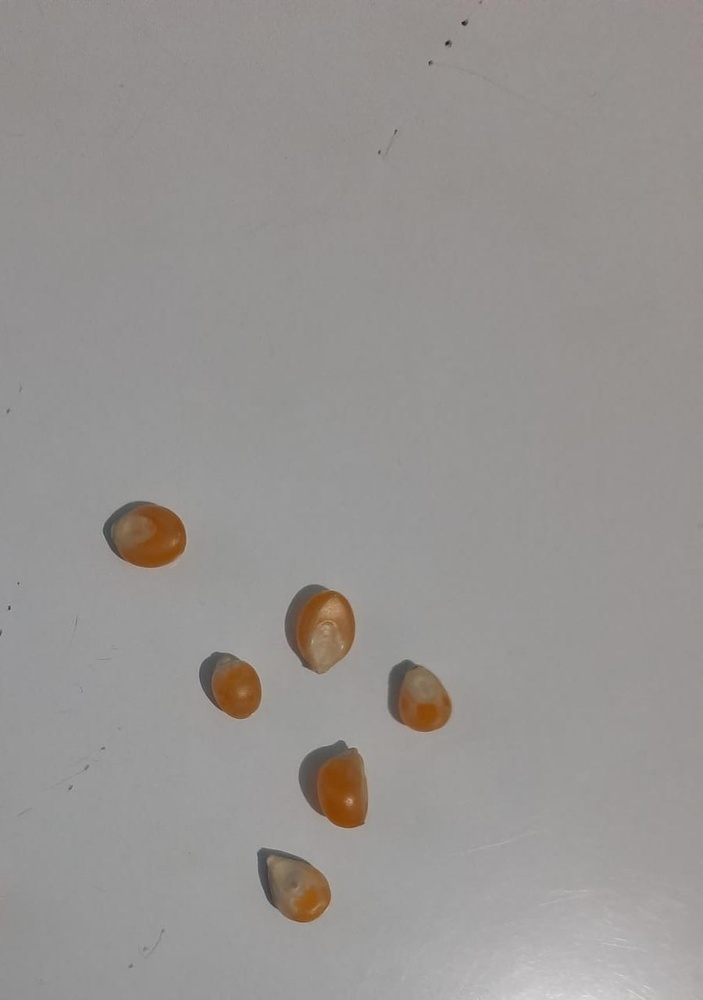
#> input picture corn.jpeg, 703 x 1000 px, shrunk from 900 x 1280 before the run; its folder holds 5 pictures in this run
$ python watershed1.py
#> lines starting #> are read from the running program, lines starting #| are printed output that depends on the picture; after the words box and inside, x2 and y2 are one past the last pixel; in counts of white or black regions, pixels touching at a corner belong together
# import the necessary packages
from __future__ import print_function
import cv2
import numpy as np
import matplotlib.pyplot as plt
import imutils
from scipy.ndimage import label
from skimage import measure

class app:
    # constructor class to handle image
    def __init__(self, file):
#> called with file = 'corn.jpeg'
        self.img = cv2.imread(file)
#> self.img is the input picture: shape (1000, 703, 3); mean B, G, R 146.1, 148.3, 151.4
        self.original = self.img.copy()
        if self.img is None:
            raise Exception(f'Falha ao carregar o arquivo {file} ')
        self.img_gray = cv2.cvtColor(self.img, cv2.COLOR_BGR2GRAY)
        _, self.img_bin = cv2.threshold(self.img_gray, 0, 255,
                cv2.THRESH_OTSU)
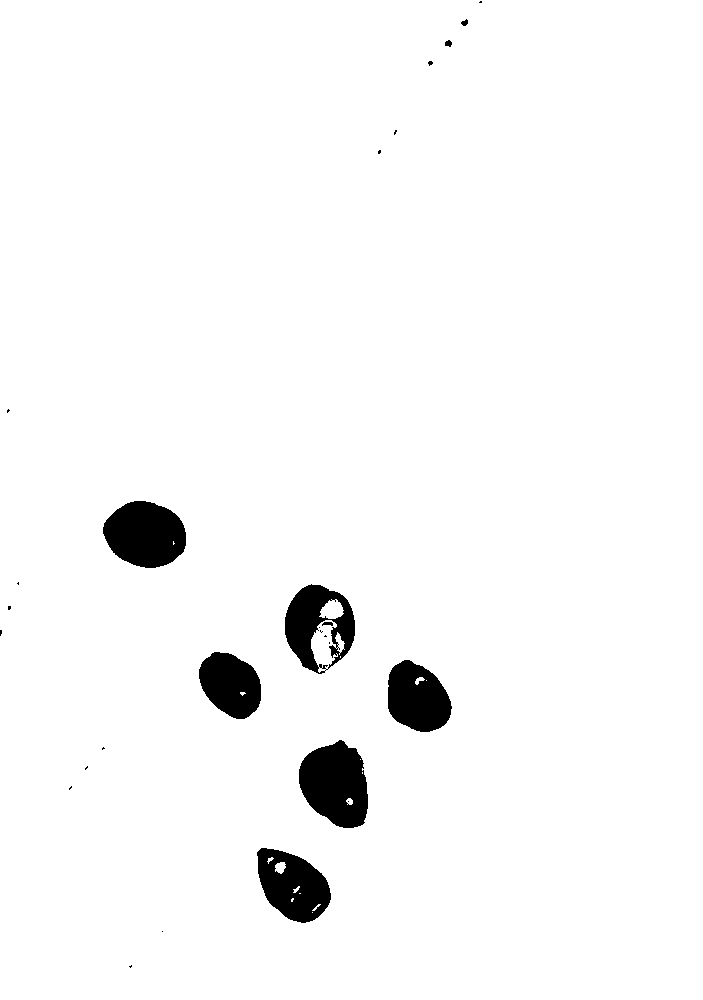
#> self.img_bin: shape (1000, 703); 96.8% white; 27 black regions (18 under 20 px), largest, box (x1, y1, x2, y2) and area: (299, 740, 368, 828) 4488, (103, 501, 186, 568) 4231, (257, 848, 331, 923) 3653
        self.img_bin = cv2.morphologyEx(self.img_bin, cv2.MORPH_OPEN,
                np.ones((3, 3), dtype=int))
#> self.img_bin: shape (1000, 703); 96.8% white; 22 black regions (14 under 20 px), largest, box (x1, y1, x2, y2) and area: (299, 740, 368, 828) 4507, (103, 501, 186, 568) 4236, (257, 848, 331, 923) 3718

    # watershed method for segmentation

    def watershed(self, a, img):
        self.border = cv2.dilate(img, None, iterations=5)
#> self.border: shape (1000, 703); 98.3% white; 8 black regions (1 under 20 px), largest, box (x1, y1, x2, y2) and area: (109, 506, 181, 563) 2839, (304, 749, 363, 823) 2828, (393, 667, 446, 726) 1925
        self.border = self.border - cv2.erode(self.border, None)
#> self.border: shape (1000, 703); 0.24% white in thin lines or dots, all inside (x1, y1, x2, y2) = (108, 505, 447, 918)
        self.dt = cv2.distanceTransform(img, 2, 3)
        self.dt = ((self.dt - self.dt.min()) / (self.dt.max() - self.dt.min()) * 255).astype(np.uint8)
        _, self.dt = cv2.threshold(self.dt, 10, 255, cv2.THRESH_BINARY)
#> self.dt: shape (1000, 703); 90.7% white; 13 black regions, largest, box (x1, y1, x2, y2) and area: (268, 567, 372, 691) 9737, (282, 723, 385, 845) 9649, (86, 484, 203, 585) 9067
        self.lbl, self.ncc = label(self.dt)
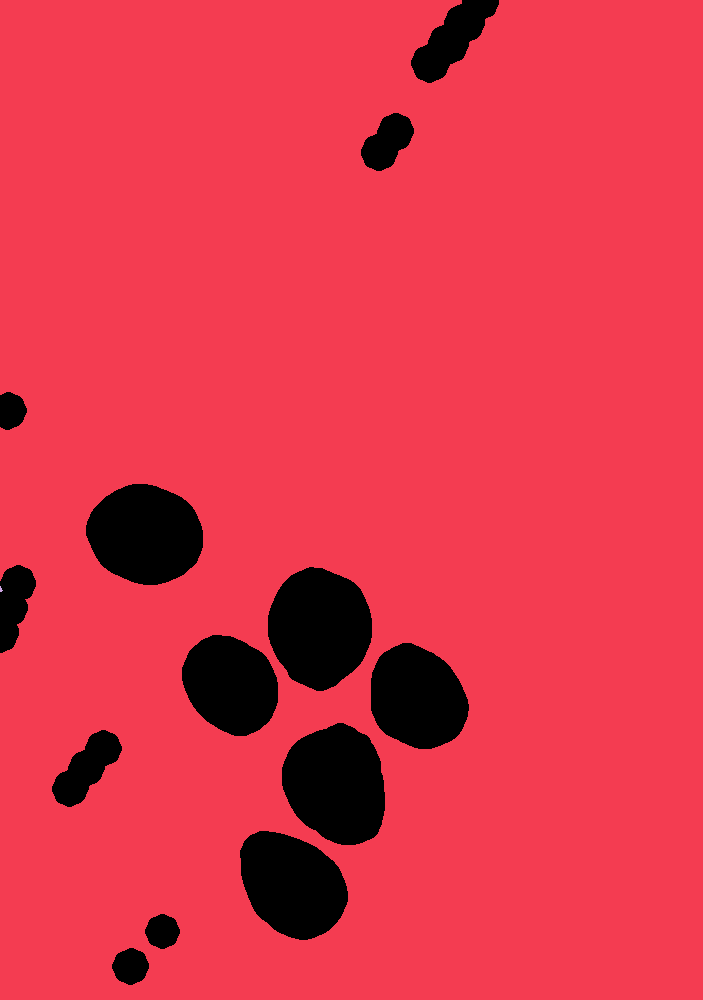
#> self.lbl: shape (1000, 703) int32; 3 distinct labels, from 0 to 2; one colour per label, 0 black
#> self.ncc = 2
        self.lbl = self.lbl * (255 / (self.ncc + 1))
        self.lbl[self.border == 255] = 255
#> self.lbl: shape (1000, 703) float64; min 0, max 255, mean 77.7
        self.lbl = self.lbl.astype(np.int32)
#> self.lbl: shape (1000, 703) int32; 4 distinct labels, from 0 to 255
        self.lbl = cv2.watershed(a, self.lbl)
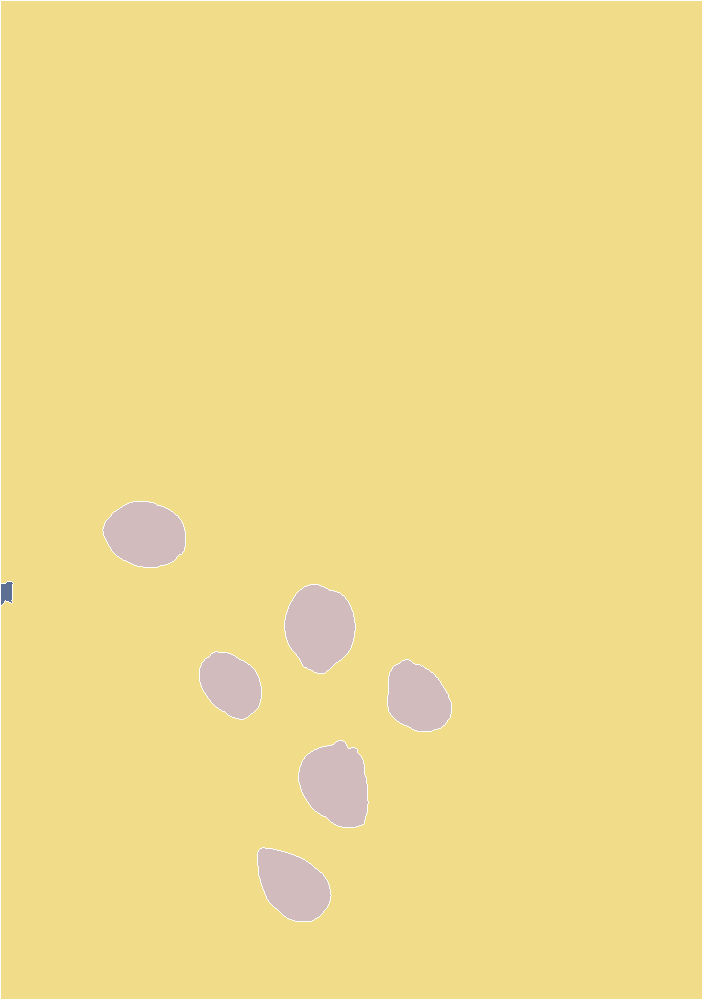
#> self.lbl: shape (1000, 703) int32; 4 distinct labels, from -1 to 255; one colour per label, 0 black, -1 white
        self.lbl[self.lbl == -1] = 0
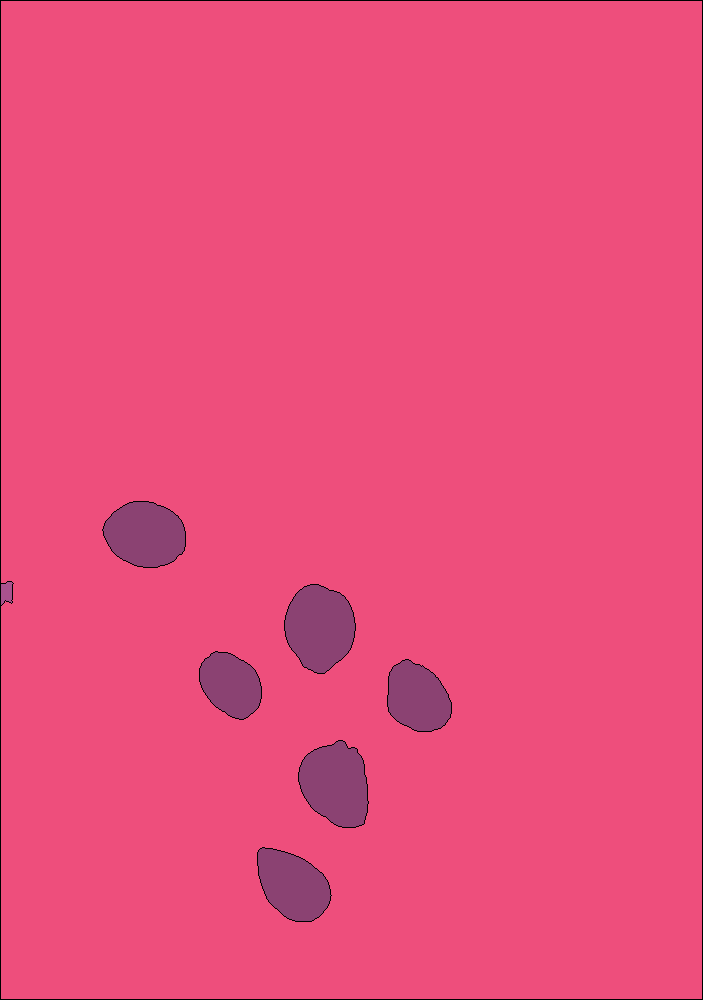
#> self.lbl: shape (1000, 703) int32; 4 distinct labels, from 0 to 255; one colour per label, 0 black
        self.lbl = self.lbl.astype(np.uint8)
        self.result =  255 - self.lbl
        self.result[self.result != 255] = 0
#> self.result: shape (1000, 703); 0.67% white in thin lines or dots
        result = cv2.dilate(self.result, None)
#> result: shape (1000, 703); 1.7% white; 7 white regions, largest, box (x1, y1, x2, y2) and area: (0, 0, 703, 1000) 6946, (297, 739, 370, 829) 865, (283, 583, 357, 675) 862
        self.img[result == 255] = (255, 0, 0)
        self.get_roi()

    def get_roi(self):
        markers = self.lbl.astype(np.uint8)
        ret, m2 = cv2.threshold(markers, 0, 255, cv2.THRESH_BINARY|cv2.THRESH_OTSU)
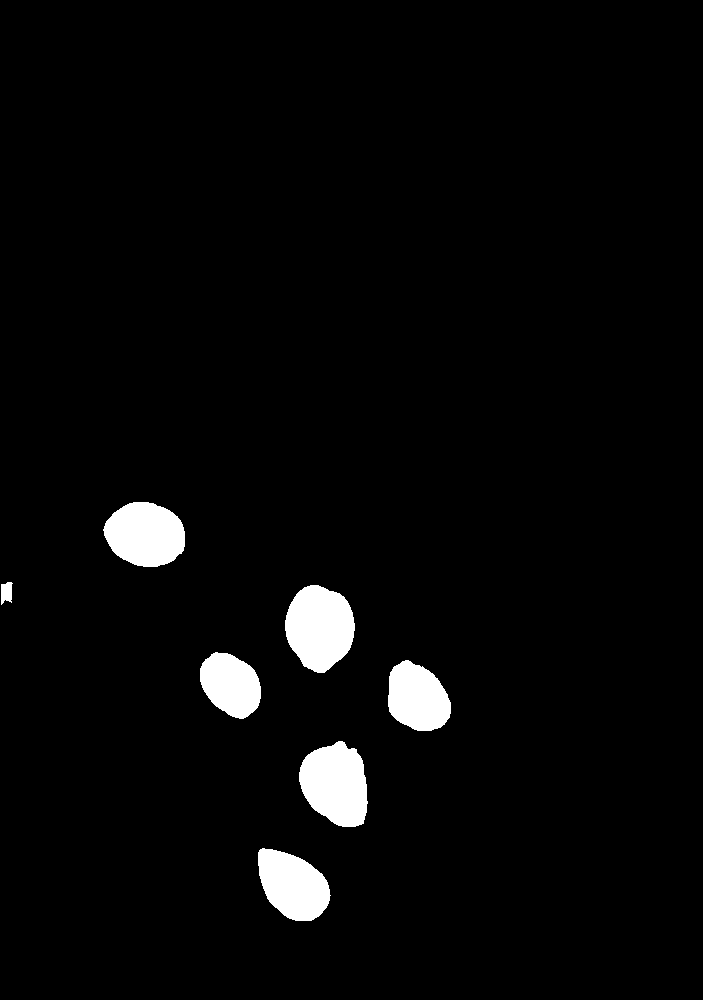
#> m2: shape (1000, 703); 3.3% white; 7 white regions
#> ret = 85
        contours, hierarchy = cv2.findContours(m2, cv2.RETR_LIST, cv2.CHAIN_APPROX_NONE)
#> contours = 7 contours; box (x1, y1, x2, y2) and area: (285, 585, 355, 673) 4484, (299, 741, 368, 827) 4326, (103, 502, 185, 567) 3999, (258, 848, 331, 921) 3626, (388, 660, 451, 731) 3258, (200, 652, 261, 719) 2874, (1, 582, 13, 605) 178
        print(f'Foram encontrados {len(contours)} grãos')
#| Foram encontrados 7 grãos
        num = 1
        for c in contours:
            x, y, w, h = cv2.boundingRect(c)
            self.roi = self.original[y:y+h, x:x+w]
            cv2.imwrite('grain_{}.png'.format(num), self.roi)
            num += 1
#> this loop made 7 passes
#> (x, y, w, h) on passes 1 to 7: (258, 848, 73, 73), (299, 741, 69, 86), (388, 660, 63, 71), (200, 652, 61, 67), (285, 585, 70, 88), (1, 582, 12, 23), (103, 502, 82, 65)
#> pass 1, in get_roi, `self.roi = self.original[y:y+h, x:x+w]`:
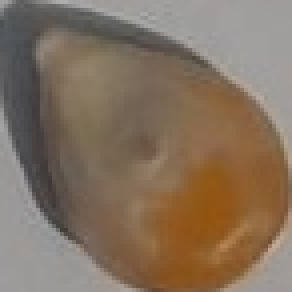
#> self.roi: shape (73, 73, 3) (shown 4 times larger); mean B, G, R 94.9, 113.3, 131.9
#> pass 3, in get_roi, `self.roi = self.original[y:y+h, x:x+w]`:
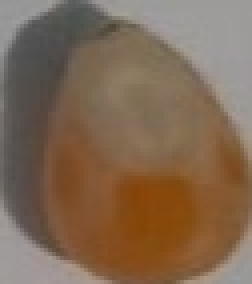
#> self.roi: shape (71, 63, 3) (shown 4 times larger); mean B, G, R 83, 104.4, 128.4
#> after the loop, num = 8
        cv2.imwrite('Grain_Detected.png', self.img)


    def run(self):
      self.watershed(self.img, self.img_bin)


if __name__ == '__main__':
    import sys
    try:
        fn = sys.argv[1]
    except:
        fn = 'corn.jpeg'
    app(fn).run()
